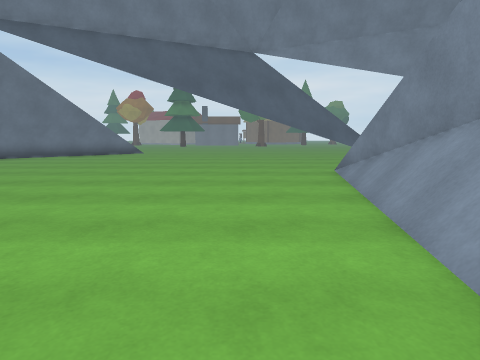
View 1 (above)

16 first-person views from a walk through a 3-D level made in the Unity game engine. The camera is 1.2 m above the floor, tilts 8° down and sees 75° across. The floor is counted in squares, 1 m on a side. Each view is taken from the middle of a square. On the plan, view 1 faces up. The plan holds only what a view shows up to about 13 squares ahead; the rest is blank. The place goes on beyond the plan. Surface patterns are stand-ins for the level's own textures.

View 2
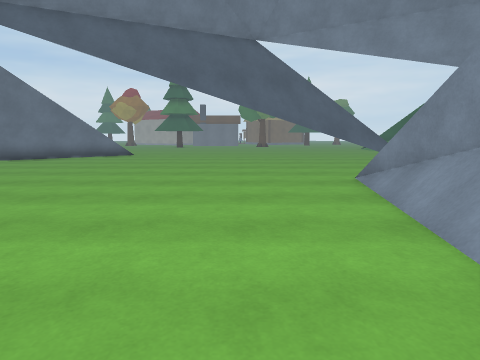

View 3
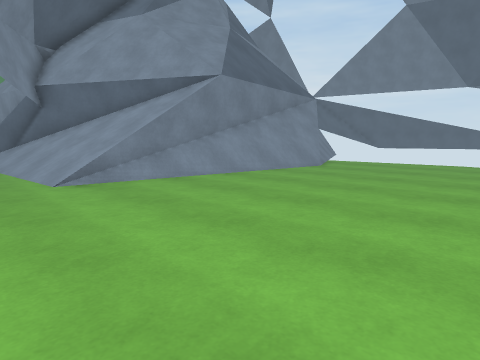

View 4
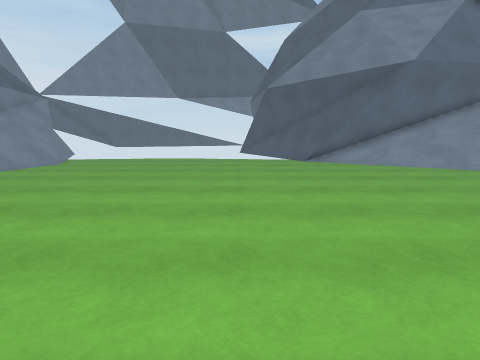

View 5
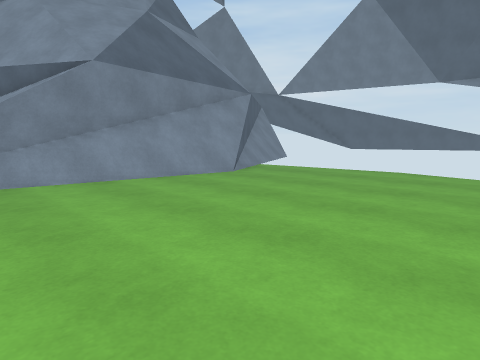

View 6
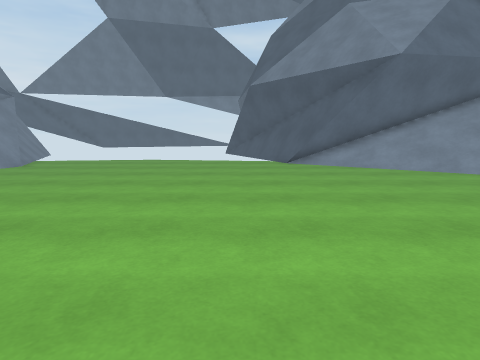

View 7
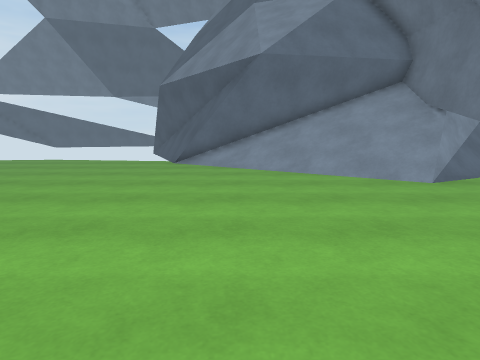

View 8
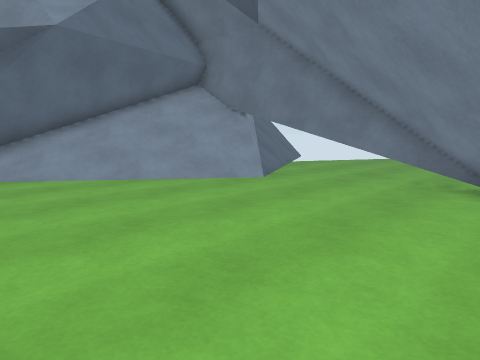

View 9
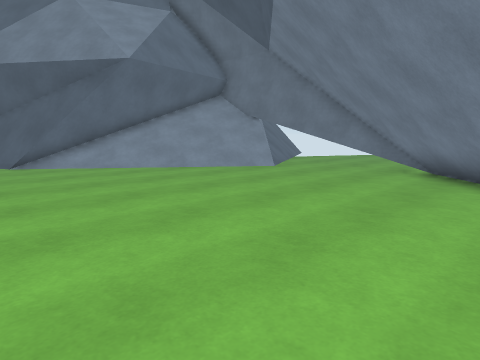

View 10
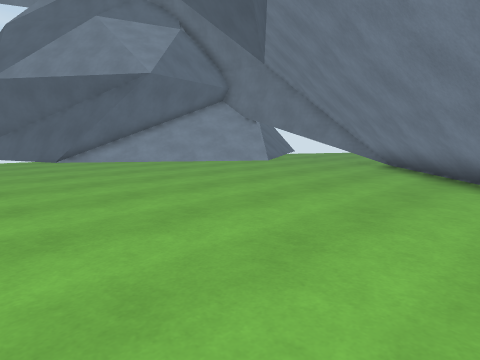

View 11
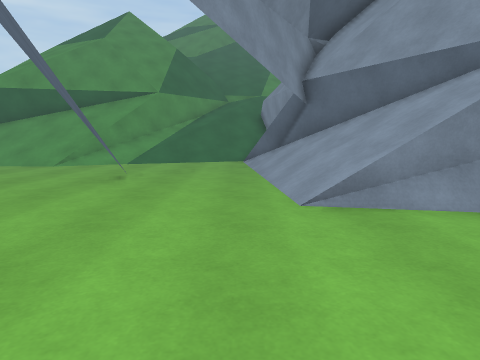

View 12
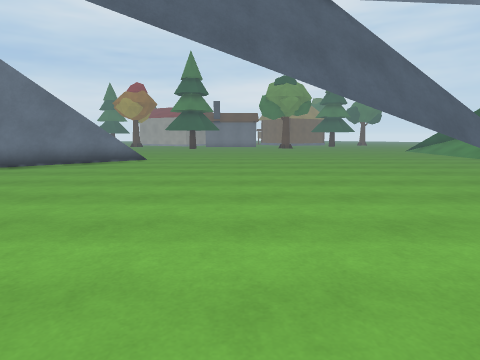

View 13
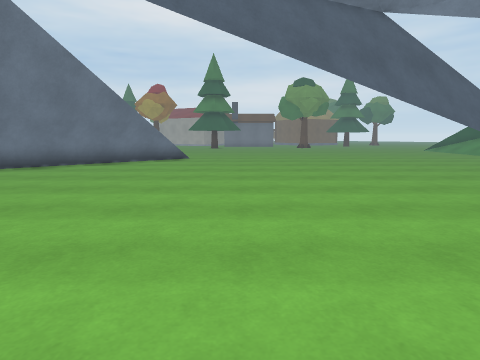

View 14
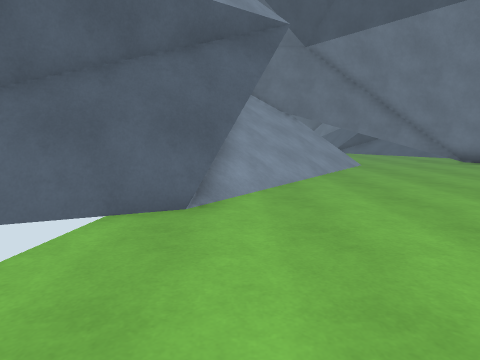

View 15
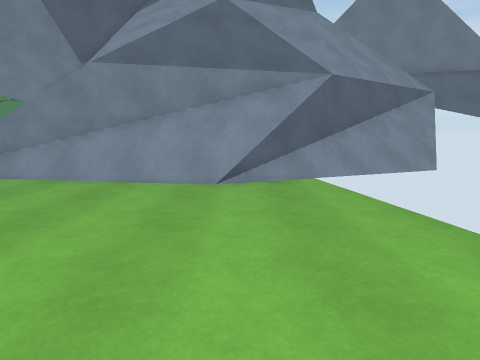

View 16
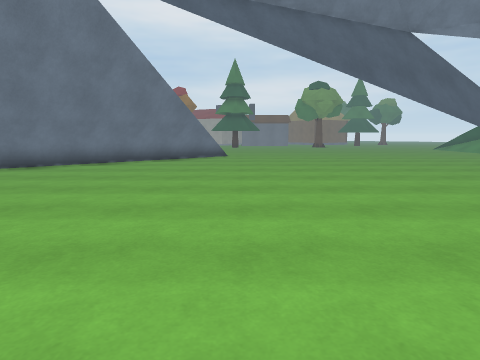

### Floor plan
Key: @ floor where view 1 was taken; # wall or solid block; . main floor; : floor 0.25 m higher than the main floor; / step, stairs or slope; = window, fence, low wall or low ledge; ^ raised ledge; v drop or lower ground.
Columns run from 21 left of view 1 to 11 right of it. Each row starts with its distance up from view 1.
 21                                ^^
 20                              ^^^^
 19            ^##     ^^^^^^^^^^^^^^
 18           ^##       ^^^^^^^^^^^^^
 17          ^##..        ^^^^^^^^^^^
 16         ^##......       ^^^^^^^^^
 15       ^=##.........    ^###^^^^^^
 14      ^=##................... ^^^^
 13     ^=##....................  ^^^
 12    ^=##......................  ^^
 11   ^###...................////: ^#
 10 ^^^##...................#/////###
  9 ^^^#....................v////##
  8 ^^#.....................#///##
  7 ^^#.....................#//##
  6 ^^#./...................#/##
  5 ^^^#//..................###
  4  ^#/////...............####
  3 ^^#//////..............###
  2 ^ #///////.............=##
  1   ##########...........=#
  0       #######........@..#
 -1            ## ..........#
 -2             ##          #

Where each view was taken, in squares from view 1:
view 1: 0 up, 0 right, facing up
view 2: 2 up, 0 right, facing up
view 3: 13 up, 5 left, facing down-right
view 4: 15 up, 6 left, facing down
view 5: 9 up, 6 left, facing down-right
view 6: 14 up, 7 left, facing down
view 7: 14 up, 12 left, facing down
view 8: 12 up, 10 left, facing down-left
view 9: 14 up, 7 left, facing down-left
view 10: 16 up, 5 left, facing down-left
view 11: 12 up, 2 left, facing right
view 12: 6 up, 2 left, facing up
view 13: 5 up, 4 left, facing up
view 14: 1 up, 4 left, facing left
view 15: 1 up, 6 left, facing right
view 16: 3 up, 6 left, facing up
